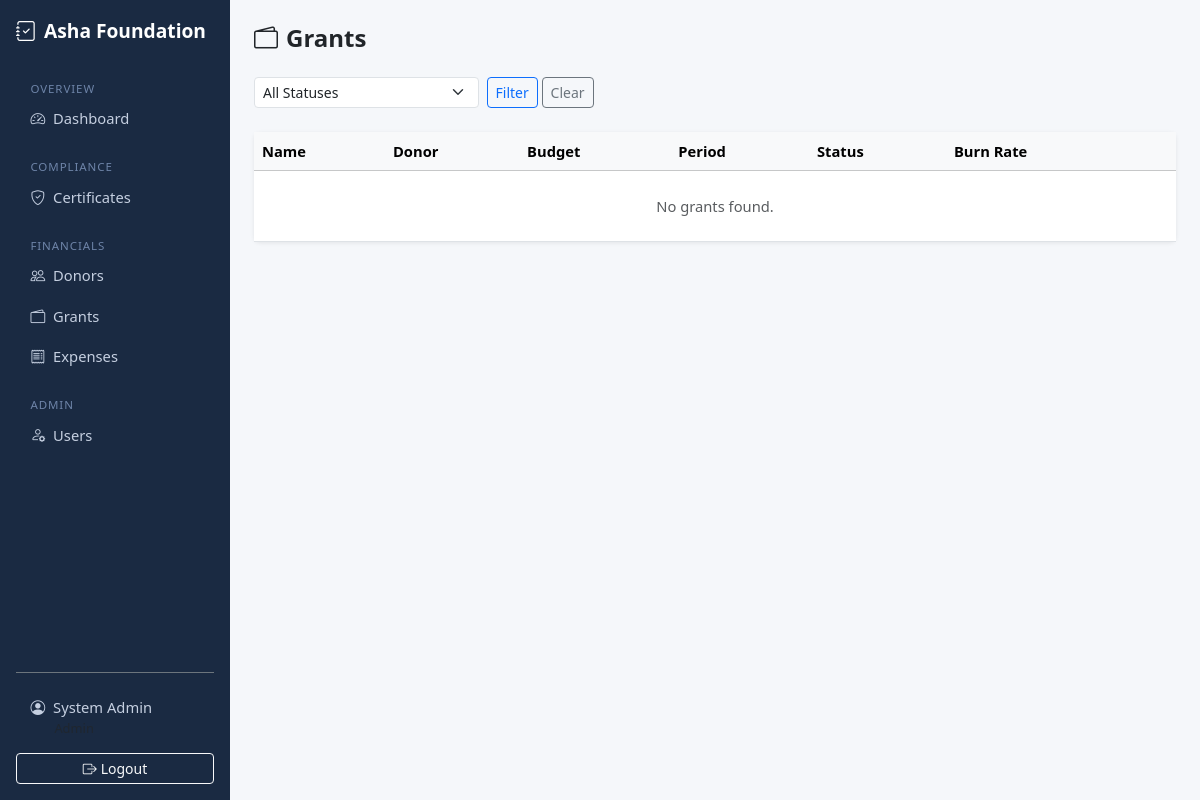
The page /grants/ (signed in) on the database as committed earlier.
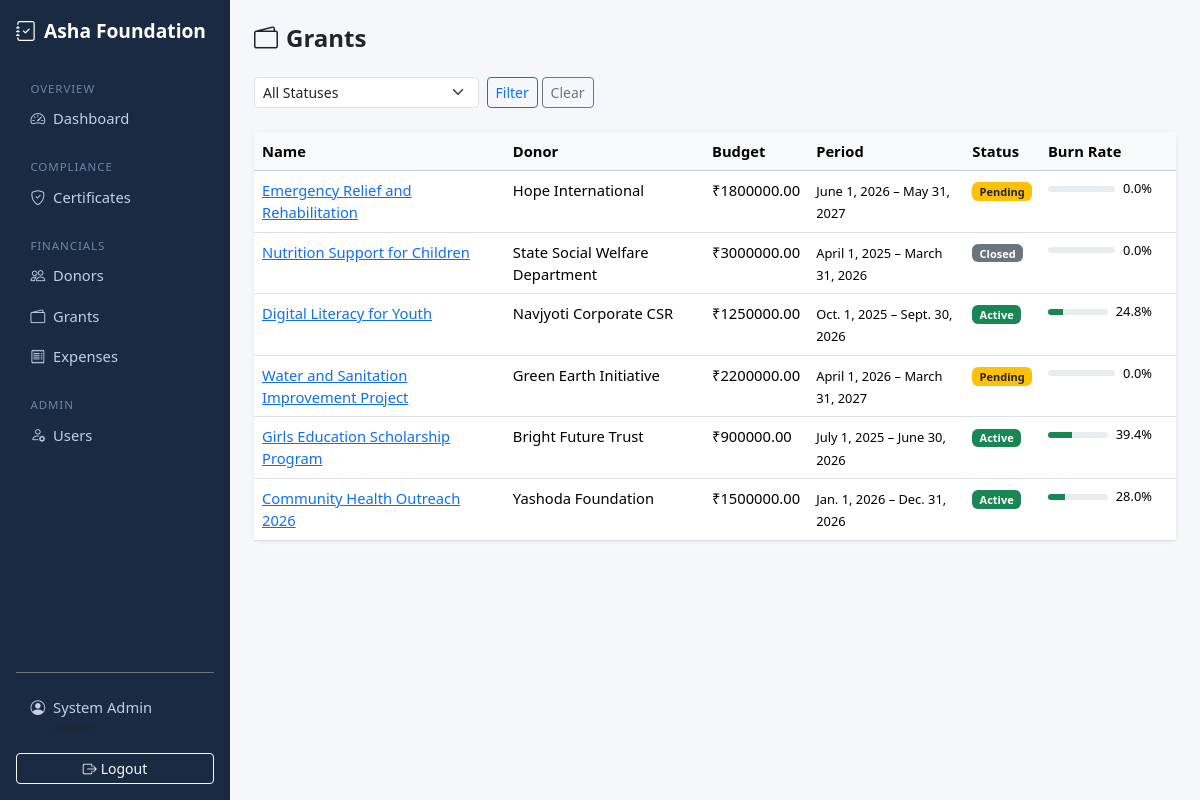
The same page on the database as committed later.
### apps/grants/models.py (models this page shows, shortened)
class Grant(models.Model):
    STATUS_PENDING = "pending"
    STATUS_ACTIVE = "active"
    STATUS_CLOSED = "closed"
    STATUS_CHOICES = [
        (STATUS_PENDING, "Pending"),
        (STATUS_ACTIVE, "Active"),
        (STATUS_CLOSED, "Closed"),
    ]
    donor = models.ForeignKey(Donor, on_delete=models.PROTECT, related_name="grants")
    name = models.CharField(max_length=250)
    total_amount = models.DecimalField(max_digits=14, decimal_places=2)
    start_date = models.DateField()
    end_date = models.DateField()
    purpose = models.TextField()
    status = models.CharField(max_length=10, choices=STATUS_CHOICES, default=STATUS_PENDING)
    agreement_file = models.FileField(upload_to="grants/agreements/", blank=True, null=True)
    is_active = models.BooleanField(default=True)  # soft delete
    created_at = models.DateTimeField(auto_now_add=True)
    updated_at = models.DateTimeField(auto_now=True)
    class Meta:
        ordering = ["-created_at"]
    @property
    def utilized_amount(self):
        from django.db.models import Sum
        result = self.allocations.filter(expense__is_active=True).aggregate(total=Sum("allocated_amount"))
        return result["total"] or 0
    @property
    def burn_rate(self):
        if self.total_amount == 0:
            return 0
        return round((self.utilized_amount / self.total_amount) * 100, 1)

### apps/donors/models.py (models this page shows, shortened)
class Donor(models.Model):
    TYPE_INDIVIDUAL = "individual"
    TYPE_ORGANIZATION = "organization"
    TYPE_GOVERNMENT = "government"
    TYPE_CORPORATE = "corporate"
    TYPE_CHOICES = [
        (TYPE_INDIVIDUAL, "Individual"),
        (TYPE_ORGANIZATION, "Organization"),
        (TYPE_GOVERNMENT, "Government"),
        (TYPE_CORPORATE, "Corporate"),
    ]
    name = models.CharField(max_length=200)
    donor_type = models.CharField(max_length=20, choices=TYPE_CHOICES, default=TYPE_INDIVIDUAL)
    email = models.EmailField(blank=True)
    phone = models.CharField(max_length=20, blank=True)
    country = models.CharField(max_length=100, default="India")
    address = models.TextField(blank=True)
    pan_number = models.CharField(max_length=20, blank=True, verbose_name="PAN Number")
    notes = models.TextField(blank=True)
    is_active = models.BooleanField(default=True)  # soft delete
    created_at = models.DateTimeField(auto_now_add=True)
    updated_at = models.DateTimeField(auto_now=True)
    class Meta:
        ordering = ["name"]

### apps/grants/views.py (the view)
# urls.py: path("", views.grant_list, name="grant_list"),
@login_required
@role_required("admin", "finance", "auditor")
def grant_list(request):
    grants = Grant.objects.filter(is_active=True).select_related("donor")
    status_filter = request.GET.get("status", "")
    if status_filter:
        grants = grants.filter(status=status_filter)
    return render(request, "grants/grant_list.html", {
        "grants": grants,
        "status_filter": status_filter,
        "status_choices": Grant.STATUS_CHOICES,
    })

### apps/accounts/models.py (called while the page is built)
    @property
    def is_admin_role(self):
        return self.role == self.ROLE_ADMIN

    @property
    def is_finance(self):
        return self.role == self.ROLE_FINANCE

    @property
    def is_auditor(self):
        return self.role == self.ROLE_AUDITOR

    @property
    def can_write(self):
        return self.role == self.ROLE_FINANCE

### apps/grants/templates/grants/grant_list.html (shortened to what this page needs)
{% extends "base.html" %}
{% block content %}
<div class="d-flex justify-content-between align-items-center mb-4">
  <h4 class="fw-bold mb-0"><i class="bi bi-wallet2 me-2"></i>Grants</h4>
</div>
<form method="get" class="row g-2 mb-4">
  <div class="col-md-3">
    <select name="status" class="form-select form-select-sm">
      <option value="">All Statuses</option>
    </select>
  </div>
  <div class="col-auto">
    <button type="submit" class="btn btn-sm btn-outline-primary">Filter</button>
    <a href="{% url 'grants:grant_list' %}" class="btn btn-sm btn-outline-secondary">Clear</a>
  </div>
</form>
<div class="card">
  <div class="table-responsive">
    <table class="table table-hover mb-0">
      <thead class="table-light">
        <tr><th>Name</th><th>Donor</th><th>Budget</th><th>Period</th><th>Status</th><th>Burn Rate</th><th></th></tr>
      </thead>
      <tbody>
        {% for grant in grants %}
        <tr>
          <td><a href="{% url 'grants:grant_detail' grant.pk %}">{{ grant.name }}</a></td>
          <td>{{ grant.donor.name }}</td>
          <td>₹{{ grant.total_amount|floatformat:2 }}</td>
          <td><small>{{ grant.start_date }} – {{ grant.end_date }}</small></td>
          <td>
            <span class="badge {% if grant.status == 'active' %}bg-success{% elif grant.status == 'pending' %}bg-warning text-dark{% else %}bg-secondary{% endif %}">
              {{ grant.get_status_display }}
            </span>
          </td>
          <td style="min-width:120px;">
            <div class="d-flex align-items-center gap-2">
              <div class="progress flex-grow-1" style="height:6px;">
                <div class="progress-bar {% if grant.burn_rate >= 90 %}bg-danger{% elif grant.burn_rate >= 70 %}bg-warning{% else %}bg-success{% endif %}"
                     style="width:{{ grant.burn_rate }}%"></div>
              </div>
              <small>{{ grant.burn_rate }}%</small>
            </div>
          </td>
          <td class="text-end">
          </td>
        </tr>
        {% empty %}
        <tr><td colspan="7" class="text-center py-4 text-muted">No grants found.</td></tr>
        {% endfor %}
      </tbody>
    </table>
  </div>
</div>
{% endblock %}

Rows that differ between the two databases and show on the page:
added Grant: name "Emergency Relief and Rehabilitation", donor.name "Hope International", total_amount "1800000.00", start_date "June 1, 2026", end_date "May 31, 2027", status "Pending", burn_rate "0.0"
added Grant: name "Nutrition Support for Children", donor.name "State Social Welfare Department", total_amount "3000000.00", start_date "April 1, 2025", end_date "March 31, 2026", status "Closed", burn_rate "0.0"
added Grant: name "Digital Literacy for Youth", donor.name "Navjyoti Corporate CSR", total_amount "1250000.00", start_date "Oct. 1, 2025", end_date "Sept. 30, 2026", status "Active", burn_rate "24.8"
added Grant: name "Water and Sanitation Improvement Project", donor.name "Green Earth Initiative", total_amount "2200000.00", start_date "April 1, 2026", end_date "March 31, 2027", status "Pending", burn_rate "0.0"
added Grant: name "Girls Education Scholarship Program", donor.name "Bright Future Trust", total_amount "900000.00", start_date "July 1, 2025", end_date "June 30, 2026", status "Active", burn_rate "39.4"
added Grant: name "Community Health Outreach 2026", donor.name "Yashoda Foundation", total_amount "1500000.00", start_date "Jan. 1, 2026", end_date "Dec. 31, 2026", status "Active", burn_rate "28.0"
Other text that changed with them:
text no longer shown: "No grants found."
